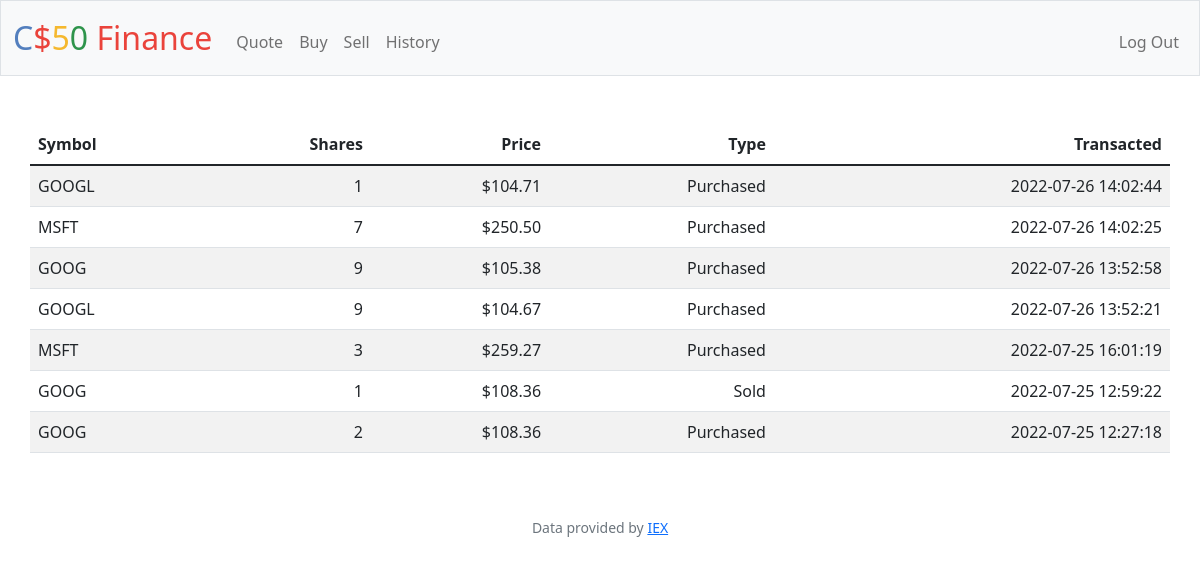
The app's page /history (signed in) with its own data.
### tables this page shows
CREATE TABLE history (
            id INTEGER PRIMARY KEY AUTOINCREMENT NOT NULL,
            symbol TEXT NOT NULL,
            price NUMERIC NOT NULL,
            share_qty REAL NOT NULL,
            transaction_date TEXT,
            type TEXT,
            ownerid INTEGER,
            FOREIGN KEY (ownerId)
            REFERENCES users (id)
                ON UPDATE CASCADE
                ON DELETE CASCADE
        );

### app.py (the view)
@app.route("/history")
@login_required
def history():
    data = db.execute('SELECT * FROM history WHERE ownerId = ? ORDER BY transaction_date DESC;', session['user_id'])
    return render_template('history.html', data=data, usd=usd, int_format=int_format)

### app.py (called while the page is built)
@app.after_request
def after_request(response):
    response.headers["Cache-Control"] = "no-cache, no-store, must-revalidate"
    response.headers["Expires"] = 0
    response.headers["Pragma"] = "no-cache"
    return response

### helpers.py (called while the page is built)
def login_required(f):
    @wraps(f)
    def decorated_function(*args, **kwargs):
        if session.get("user_id") is None:
            return redirect("/login")
        return f(*args, **kwargs)
    return decorated_function

def usd(value):
    return f"${value:,.2f}"

def int_format(value):
    return int(value)

### templates/history.html
{% extends "layout.html" %} {% block title %} Home {% endblock %} {% block main
%}
<table class="table table-striped container">
  <thead>
    <tr>
      <th class="text-start">Symbol</th>
      <th class="text-end">Shares</th>
      <th class="text-end">Price</th>
      <th class="text-end">Type</th>
      <th class="text-end">Transacted</th>
    </tr>
  </thead>
  <tbody>
    {% for history in data %}
    <tr>
      <td class="text-start">{{history.symbol}}</td>
      <td class="text-end">{{int_format(history.share_qty)}}</td>
      <td class="text-end">{{usd(history.price) or 0}}</td>
      <td class="text-end">{{history.type}}</td>
      <td class="text-end">{{history.transaction_date}}</td>
    </tr>
    {% endfor %}
  </tbody>
</table>
{% endblock %}

### records on screen
history: symbol "GOOGL", share_qty "1", price "$104.71", type "Purchased", transaction_date "2022-07-26 14:02:44"
history: symbol "MSFT", share_qty "7", price "$250.50", type "Purchased", transaction_date "2022-07-26 14:02:25"
history: symbol "GOOG", share_qty "9", price "$105.38", type "Purchased", transaction_date "2022-07-26 13:52:58"
history: symbol "GOOGL", share_qty "9", price "$104.67", type "Purchased", transaction_date "2022-07-26 13:52:21"
history: symbol "MSFT", share_qty "3", price "$259.27", type "Purchased", transaction_date "2022-07-25 16:01:19"
history: symbol "GOOG", share_qty "1", price "$108.36", type "Sold", transaction_date "2022-07-25 12:59:22"
history: symbol "GOOG", share_qty "2", price "$108.36", type "Purchased", transaction_date "2022-07-25 12:27:18"
